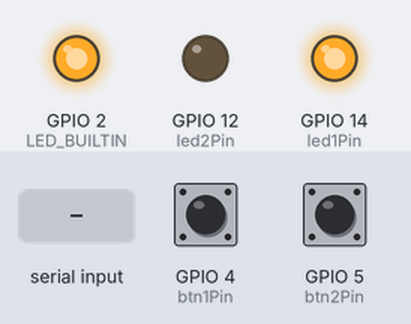
A sketch run on a simulated ESP8266 (NodeMCU). Parts: output pins drawn as LEDs (lit = HIGH, except the on-board LED, lit = LOW). Dashed ring = blinking. The test bench sets the inputs (shaded band); at power-on: GPIO 5 (btn2Pin) LOW, GPIO 4 (btn1Pin) LOW. WiFi joins after 1.5 s; servers stay silent unless stated; uploads are accepted with an empty reply; what the sketch prints to the serial monitor is not drawn.

Above: at 6.8 s.
6.9 s: GPIO 5 (btn2Pin) pulled HIGH for 1 s
At 8.5 s:
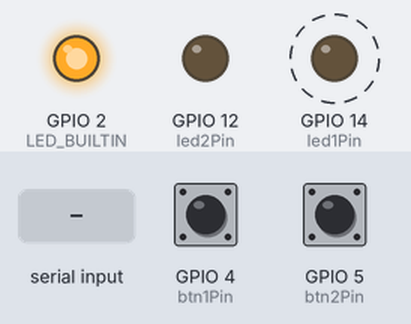
10.4 s: GPIO 5 (btn2Pin) pulled HIGH for 3.2 s
At 11.0 s:
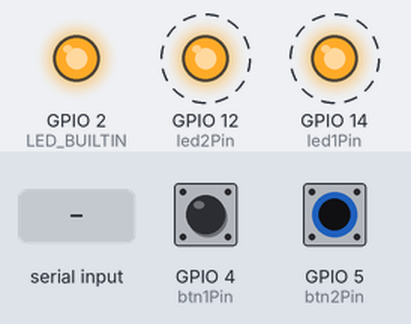
18.6 s: "rqw\n" received over Serial
25.6 s: GPIO 5 (btn2Pin) pulled HIGH for 0.15 s
At 26.5 s:
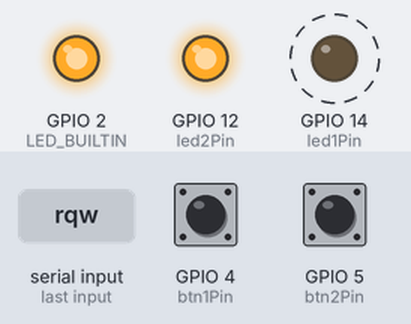
Timing chart, 0 to 30.6 s (numbered marks = the images above; inputs shaded):
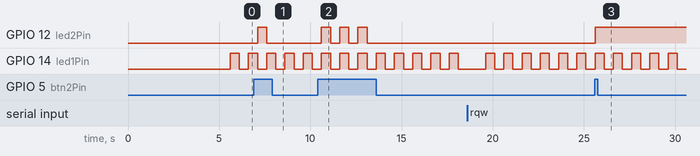

Measured:
- after the input at 6.9 s, GPIO 12 (led2Pin): LOW → HIGH after 0.21 s, → LOW 0.50 s later
- after the input at 10.4 s, GPIO 12 (led2Pin): alternates HIGH for 0.50 s and LOW for 0.50 s, 6 changes in all, then stays LOW, starting after 0.21 s
- after the input at 25.6 s, GPIO 12 (led2Pin): LOW → HIGH at once
- by itself, GPIO 14 (led1Pin): alternates HIGH for 0.50 s and LOW for 0.50 s

The sketch:

hello-esp8266.ino
```cpp
#include <ArduinoJson.h>

// ----------- DATA -----------
float temperature = 0;
int soundValue = 0;
int lightValue = 0;
boolean isButtonAHit = false;
boolean isButtonBHit = false;
boolean isWifiConnected = false;

void setup() {
  // put your setup code here, to run once:
  Serial.begin(115200);
  pinMode(LED_BUILTIN, OUTPUT);

  setupLedAndButton();

  setupWifi();
  //getDeliveryPath();
}

void loop() {
  // put your main code here, to run repeatedly:
  loopLedAndButton();

  // request for sensors
  sendRequestMessage("rqs");

  readIncommingMessage();

  loopWifi();
}


/*********************************************************************************************************
  END FILE
*********************************************************************************************************/
```

communication.ino
```cpp
// ----------- STATE -----------
unsigned long lastRead = 0;
unsigned long lastRequest = 0;

void readIncommingMessage() {
  if(millis() - lastRead < 1000) {
    return;
  }

  String message = "";
  boolean messageReady = false;
  while(Serial.available()) {
    message = Serial.readString();
    messageReady = true;
  }

  // Only process message if there's one
  if(messageReady) {
    // The only messages we'll parse will be formatted in JSON
    //DynamicJsonDocument doc(2048); // ArduinoJson version 6+
    StaticJsonDocument<200> doc;

    // Attempt to deserialize the message
    DeserializationError error = deserializeJson(doc, message);

    if(error) {
      Serial.print(F("deserializeJson() failed: "));
      Serial.println(error.c_str());
      lastRead = millis();
      return;
    }

    // request for sensors
    if(doc["type"] == "rqw") {
      doc["type"] = "rsw";
      doc["wifi"] = isWifiConnected;
      serializeJson(doc, Serial);
    }
    // response for wifi
    else if(doc["type"] == "rss") {
      lightValue = doc["sensors"]["light"];
      temperature = doc["sensors"]["temperature"];
      soundValue = doc["sensors"]["sound"];
    }
  }

  lastRead = millis();
}

/*
 * Send request with delay
 */
void sendRequestMessage(String type) {
  if(millis() - lastRequest < 5000)
    return;
  StaticJsonDocument<32> doc;
  doc["type"] = type;
  serializeJson(doc, Serial);
  lastRequest = millis();
}

/*
 * Send device request without delay
 */
void sendDeviceRequest(boolean onRelay) {
  StaticJsonDocument<32> doc;
  doc["type"] = "rqd";
  doc["relay"] = onRelay;
  serializeJson(doc, Serial);
  lastRequest = millis();
}


/*********************************************************************************************************
  END FILE
*********************************************************************************************************/
```

led_and_button.ino
```cpp
// ----------- PIN -----------
int led1Pin = 14;
int led2Pin = 12;
int btn1Pin = 4;
int btn2Pin = 5;

// ----------- STATE -----------
unsigned long lastLedTrigger = 0;
unsigned long lastBtnTrigger = 0;

void setupLedAndButton() {
  pinMode(led1Pin, OUTPUT);
  pinMode(led2Pin, OUTPUT);
  pinMode(btn1Pin, INPUT);
  pinMode(btn2Pin, INPUT);
}


void loopLedAndButton() {
  loopLed();
  loopButton();
}

void loopLed() {
  if(millis() - lastLedTrigger < 500)
    return;

  if(digitalRead(led1Pin) == LOW) {
    digitalWrite(led1Pin,HIGH);
  } else {
    digitalWrite(led1Pin,LOW);
  }

  lastLedTrigger = millis();
}

void loopButton() {
  if(millis() - lastBtnTrigger < 500)
    return;
  if(digitalRead(btn1Pin)) {
    isButtonAHit = !isButtonAHit;
    sendDeviceRequest(isButtonAHit);
  }
  if(digitalRead(btn2Pin)) {
    isButtonBHit = !isButtonBHit;
    if(isButtonBHit)
      digitalWrite(led2Pin,HIGH);
    else
      digitalWrite(led2Pin,LOW);
  }
  lastBtnTrigger = millis();
}


/*********************************************************************************************************
  END FILE
*********************************************************************************************************/
```

wifi.ino
```cpp
#include <Arduino.h>

#include <ESP8266WiFi.h>
#include <ESP8266WiFiMulti.h>
#include <ESP8266WebServer.h>

#include <ESP8266HTTPClient.h>

#include <WiFiClient.h>

ESP8266WiFiMulti WiFiMulti;
ESP8266WebServer server;

const char* ssid     = "Tom Luu";
const char* password = "Trung1997";

const String host = "http://microsmartdemo-env.eba-nudppsiw.ap-southeast-1.elasticbeanstalk.com";
const int userCredential = 2;


// ----------- STATE -----------
unsigned long lastSendEnv = 0;
unsigned long lastGetDelivery = 0;
unsigned long lastGetDevice = 0;

void setupWifi() {
  delay(100);

  for (uint8_t t = 4; t > 0; t--) {
    Serial.printf("[SETUP] WAIT %d...\n", t);
    Serial.flush();
    delay(1000);
  }

  WiFi.mode(WIFI_STA);
  WiFiMulti.addAP(ssid, password);

  Serial.println("");
  if ((WiFiMulti.run(5000) == WL_CONNECTED)) {
    isWifiConnected = true;
    Serial.println("WiFi connected");
    Serial.println("IP address: ");
    Serial.println(WiFi.localIP());

    server.on("/", handleIndex);
    server.begin();
  } else {
    isWifiConnected = false;
    Serial.println("WiFi not connected!");
  }
}

void loopWifi() {
  if(isButtonBHit) {
    sendEnvironmentCondition();
    getDevice();
  }

  server.handleClient();
}

void handleIndex()
{
  String output = "light: " + String(lightValue) + "\n"
    + "temperature: " + String(temperature) + "\n"
    + "sound: " + String(soundValue) + "\n";
  // Serve the data as plain text, for example
  server.send(200,"text/plain", output);
}

void sendEnvironmentCondition() {
  if(!isWifiConnected
    || (millis() - lastSendEnv < 5000))
    return;

  WiFiClient client;
  HTTPClient http;

  String queryStr = String(userCredential) + "/environment/:update?light=" + String(lightValue)
    + "&temperature=" + String(temperature)
    + "&sound=" + String(soundValue);

  if (http.begin(client, host + "/api/v1/users/" + queryStr)) {  // HTTP
    // start connection and send HTTP header
    int httpCode = http.GET();

    // httpCode will be negative on error
    if (httpCode > 0) {
      // file found at server
      if (httpCode == HTTP_CODE_OK || httpCode == HTTP_CODE_MOVED_PERMANENTLY) {
        String payload = http.getString();
        //Serial.println(payload);
      }
    } else {
      Serial.printf("[HTTP] GET... failed, error: %s\n", http.errorToString(httpCode).c_str());
    }

    http.end();
  } else {
    Serial.printf("[HTTP} Unable to connect\n");
  }

  lastSendEnv = millis();
}

void getDevice() {
  if(!isWifiConnected
    || (millis() - lastGetDevice < 5000))
    return;

  WiFiClient client;
  HTTPClient http;

  String queryStr = String(userCredential) + "/devices";

  if (http.begin(client, host + "/api/v1/users/" + queryStr)) {  // HTTP
    // start connection and send HTTP header
    int httpCode = http.GET();

    // httpCode will be negative on error
    if (httpCode > 0) {
      // HTTP header has been send and Server response header has been handled

      // file found at server
      if (httpCode == HTTP_CODE_OK || httpCode == HTTP_CODE_MOVED_PERMANENTLY) {
        String payload = http.getString();
        String deviceValue = payload.substring(payload.indexOf(":") + 1, payload.length());
        //Serial.println(payload);
        sendDeviceRequest(deviceValue == "true");
      }
    } else {
      Serial.printf("[HTTP] GET... failed, error: %s\n", http.errorToString(httpCode).c_str());
    }

    http.end();
  } else {
    Serial.printf("[HTTP} Unable to connect\n");
  }

  lastGetDevice = millis();
}

String getDeliveryPath() {
  if(!isWifiConnected
    || (millis() - lastGetDelivery < 5000))
    return "";

  WiFiClient client;
  HTTPClient http;

  Serial.print("[HTTP] begin...\n");
  if (http.begin(client, host + "/api/v1/tickets/:pick")) {  // HTTP
    Serial.print("[HTTP] GET...\n");
    // start connection and send HTTP header
    int httpCode = http.GET();

    // httpCode will be negative on error
    if (httpCode > 0) {
      // HTTP header has been send and Server response header has been handled
      Serial.printf("[HTTP] GET... code: %d\n", httpCode);

      // file found at server
      if (httpCode == HTTP_CODE_OK || httpCode == HTTP_CODE_MOVED_PERMANENTLY) {
        String payload = http.getString();
        Serial.println(payload);
        lastGetDelivery = millis();
        http.end();
        return payload;
      }
    } else {
      Serial.printf("[HTTP] GET... failed, error: %s\n", http.errorToString(httpCode).c_str());
    }

    http.end();
  } else {
    Serial.printf("[HTTP} Unable to connect\n");
  }

  lastGetDelivery = millis();
  return "";
}


/*********************************************************************************************************
  END FILE
*********************************************************************************************************/
```
